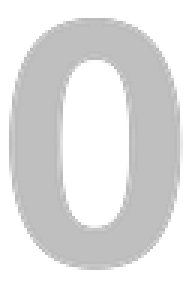
#> input picture reference/original_png/at_0.png, 64 x 96 px, given in place of time_1.png, which was not available (shown 3 times larger); the run also reads 2 pictures not shown here
$ python mock_original.py ../reference/original_png/at_0.png out.png
#> lines starting #> are read from the running program, lines starting #| are printed output that depends on the picture
"""Renders the original v2 layout (from src/watchface index.js constants) to a PNG mockup."""
import sys
from PIL import Image, ImageDraw
P = sys.argv[1]  # folder of decoded pngs
out = sys.argv[2]
def L(n): return Image.open(f'{P}/{n}')
c = Image.new('RGBA', (466, 466), (0, 0, 0, 255))
def put(n, x, y):
    im = L(n); c.alpha_composite(im, (int(x), int(y)))
put('bg.png', 0, 0)
TIME_Y=78; DATE_Y=184; SUN_Y=332; INFO_Y=372; ALT_Y=408; DL=105
# time 10:42 : hour at 81, 64px cells + space 4, colon 32
x=81
for d in '10': put(f'time_{d}.png', x, TIME_Y); x+=64+4
#> call 2 of put, with n = 'time_1.png', x = 81, y = 78
#> call 2 of L, with n = 'time_1.png'
#> in L, returned value is the input picture: PIL image 64x96 RGBA; mean R, G, B, A 90.1, 90.1, 90.1, 117.6
#> in put (call 2), `c.alpha_composite(im, (int(x), int(y)))`:
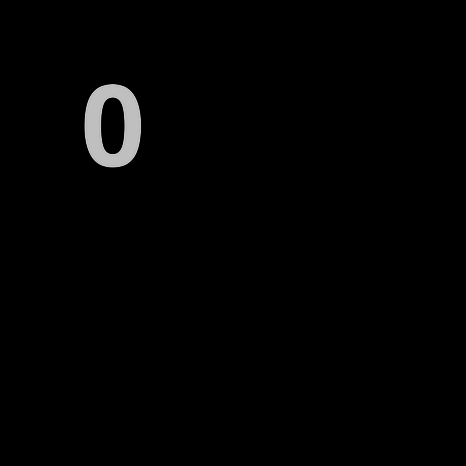
#> c: PIL image 466x466 RGBA; mean R, G, B, A 2.5, 2.5, 2.5, 255
#> pass 2 of the loop `for d in '10': put(f'time_{d}.png', x, TIME_Y); x+=64+4`:
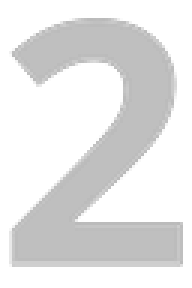
#> input picture reference/original_png/at_2.png, 64 x 96 px, given in place of time_0.png, which was not available (shown 3 times larger)
#> in L, returned value is the input picture: PIL image 64x96 RGBA; mean R, G, B, A 76.9, 76.9, 76.9, 99.7
#> in put (call 3), `c.alpha_composite(im, (int(x), int(y)))`:
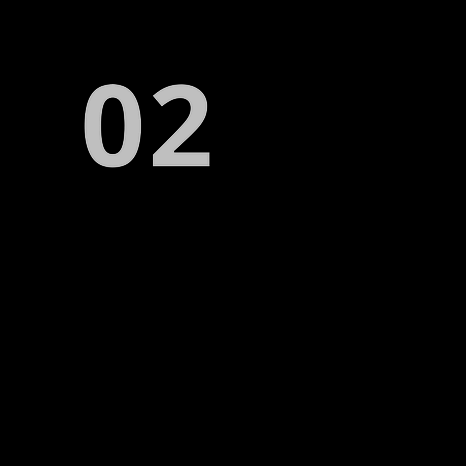
#> c: PIL image 466x466 RGBA; mean R, G, B, A 4.6, 4.6, 4.6, 255
put('colon.png', x, TIME_Y)
#> (the run stopped early here; a loop or call above may not have finished)
